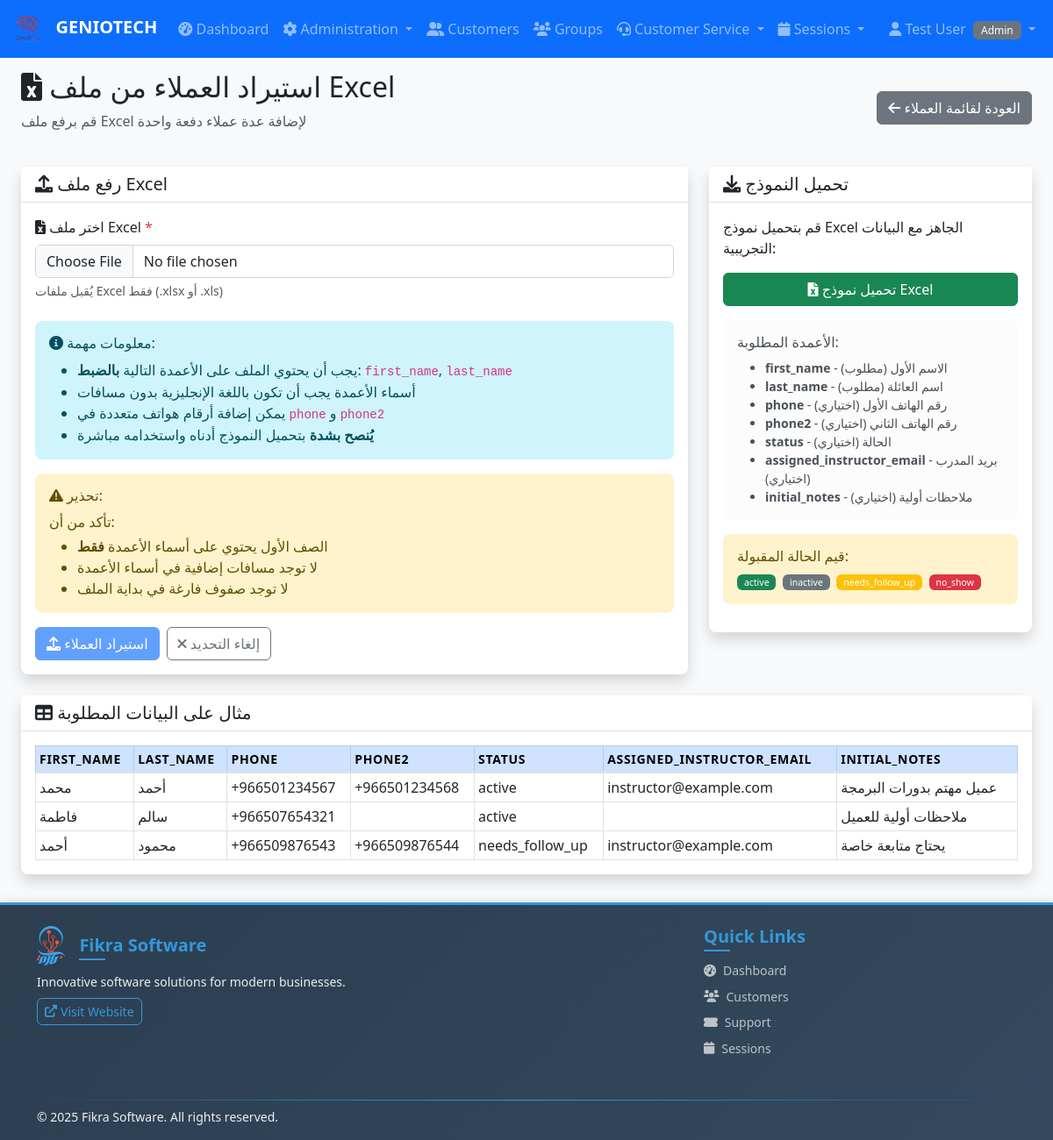
Page /customers/import (signed in) on the committed database.
### app.py (models this page shows)
class User(UserMixin, db.Model):
    id = db.Column(db.Integer, primary_key=True)
    username = db.Column(db.String(80), unique=True, nullable=False)
    email = db.Column(db.String(120), unique=True, nullable=False)
    password_hash = db.Column(db.String(120), nullable=False)
    role = db.Column(db.String(20), nullable=False)  # admin, instructor, customer_service
    first_name = db.Column(db.String(50), nullable=False)
    last_name = db.Column(db.String(50), nullable=False)
    created_at = db.Column(db.DateTime, default=datetime.utcnow)
    is_active = db.Column(db.Boolean, default=True)

### app.py (the view, shortened to what this page needs)
@app.route('/customers/import', methods=['GET', 'POST'])
@login_required
def import_customers():
    if request.method == 'GET':
        return render_template('import_customers.html')

### templates/import_customers.html (shortened to what this page needs)
{% extends "base.html" %}
{% block content %}
<div class="container-fluid">
    <div class="row">
        <div class="col-12">
            <div class="d-flex justify-content-between align-items-center mb-4">
                <div>
                    <h2><i class="fas fa-file-excel"></i> استيراد العملاء من ملف Excel</h2>
                    <p class="text-muted">قم برفع ملف Excel لإضافة عدة عملاء دفعة واحدة</p>
                </div>
                <div>
                    <a href="{{ url_for('customers') }}" class="btn btn-secondary">
                        <i class="fas fa-arrow-left"></i> العودة لقائمة العملاء
                    </a>
                </div>
            </div>
        </div>
    </div>
    <div class="row">
        <div class="col-md-8">
            <div class="card shadow">
                <div class="card-header">
                    <h5 class="card-title mb-0">
                        <i class="fas fa-upload"></i> رفع ملف Excel
                    </h5>
                </div>
                <div class="card-body">
                    <form action="{{ url_for('import_customers') }}" method="POST" enctype="multipart/form-data"
                        id="importForm">
                        <div class="mb-4">
                            <label for="excel_file" class="form-label">
                                <i class="fas fa-file-excel"></i> اختر ملف Excel <span class="text-danger">*</span>
                            </label>
                            <input type="file" class="form-control" id="excel_file" name="excel_file"
                                accept=".xlsx,.xls" required>
                            <div class="form-text">
                                يُقبل ملفات Excel فقط (.xlsx أو .xls)
                            </div>
                        </div>
                        <div class="alert alert-info">
                            <h6><i class="fas fa-info-circle"></i> معلومات مهمة:</h6>
                            <ul class="mb-0">
                                <li>يجب أن يحتوي الملف على الأعمدة التالية <strong>بالضبط</strong>:
                                    <code>first_name</code>, <code>last_name</code>
                                </li>
                                <li>أسماء الأعمدة يجب أن تكون باللغة الإنجليزية بدون مسافات</li>
                                <li>يمكن إضافة أرقام هواتف متعددة في <code>phone</code> و <code>phone2</code></li>
                                <li><strong>يُنصح بشدة</strong> بتحميل النموذج أدناه واستخدامه مباشرة</li>
                            </ul>
                        </div>
                        <div class="alert alert-warning">
                            <h6><i class="fas fa-exclamation-triangle"></i> تحذير:</h6>
                            <p class="mb-1">تأكد من أن:</p>
                            <ul class="mb-0">
                                <li>الصف الأول يحتوي على أسماء الأعمدة <strong>فقط</strong></li>
                                <li>لا توجد مسافات إضافية في أسماء الأعمدة</li>
                                <li>لا توجد صفوف فارغة في بداية الملف</li>
                            </ul>
                        </div>
                        <div class="d-grid gap-2 d-md-flex">
                            <button type="submit" class="btn btn-primary" id="submitBtn">
                            </button>
                            <button type="button" class="btn btn-outline-secondary"
                                onclick="document.getElementById('excel_file').value=''; updateFileName();">
                                <i class="fas fa-times"></i> إلغاء التحديد
                            </button>
                        </div>
                    </form>
                </div>
            </div>
        </div>
        <div class="col-md-4">
            <div class="card shadow">
                <div class="card-header">
                    <h5 class="card-title mb-0">
                        <i class="fas fa-download"></i> تحميل النموذج
                    </h5>
                </div>
                <div class="card-body">
                    <p>قم بتحميل نموذج Excel الجاهز مع البيانات التجريبية:</p>
                    <a href="{{ url_for('download_customer_template') }}" class="btn btn-success btn-block mb-3 w-100">
                        <i class="fas fa-file-excel"></i> تحميل نموذج Excel
                    </a>
                    <div class="alert alert-light">
                        <h6>الأعمدة المطلوبة:</h6>
                        <ul class="small mb-0">
                            <li><strong>first_name</strong> - الاسم الأول (مطلوب)</li>
                            <li><strong>last_name</strong> - اسم العائلة (مطلوب)</li>
                            <li><strong>phone</strong> - رقم الهاتف الأول (اختياري)</li>
                            <li><strong>phone2</strong> - رقم الهاتف الثاني (اختياري)</li>
                            <li><strong>status</strong> - الحالة (اختياري)</li>
                            <li><strong>assigned_instructor_email</strong> - بريد المدرب (اختياري)</li>
                            <li><strong>initial_notes</strong> - ملاحظات أولية (اختياري)</li>
                        </ul>
                    </div>
                    <div class="alert alert-warning mt-3">
                        <h6>قيم الحالة المقبولة:</h6>
                        <div class="small">
                            <span class="badge bg-success me-1">active</span>
                            <span class="badge bg-secondary me-1">inactive</span>
                            <span class="badge bg-warning me-1">needs_follow_up</span>
                            <span class="badge bg-danger">no_show</span>
                        </div>
                    </div>
                </div>
            </div>
        </div>
    </div>
    <div class="row mt-4">
        <div class="col-12">
            <div class="card shadow">
                <div class="card-header">
                    <h5 class="card-title mb-0">
                        <i class="fas fa-table"></i> مثال على البيانات المطلوبة
                    </h5>
                </div>
                <div class="card-body">
                    <div class="table-responsive">
                        <table class="table table-bordered table-sm">
                            <thead class="table-primary">
                                <tr>
                                    <th>first_name</th>
                                    <th>last_name</th>
                                    <th>phone</th>
                                    <th>phone2</th>
                                    <th>status</th>
                                    <th>assigned_instructor_email</th>
                                    <th>initial_notes</th>
                                </tr>
                            </thead>
                            <tbody>
                                <tr>
                                    <td>محمد</td>
                                    <td>أحمد</td>
                                    <td>+966501234567</td>
                                    <td>+966501234568</td>
                                    <td>active</td>
                                    <td>instructor@example.com</td>
                                    <td>عميل مهتم بدورات البرمجة</td>
                                </tr>
                                <tr>
                                    <td>فاطمة</td>
                                    <td>سالم</td>
                                    <td>+966507654321</td>
                                    <td></td>
                                    <td>active</td>
                                    <td></td>
                                    <td>ملاحظات أولية للعميل</td>
                                </tr>
                                <tr>
                                    <td>أحمد</td>
                                    <td>محمود</td>
                                    <td>+966509876543</td>
                                    <td>+966509876544</td>
                                    <td>needs_follow_up</td>
                                    <td>instructor@example.com</td>
                                    <td>يحتاج متابعة خاصة</td>
                                </tr>
                            </tbody>
                        </table>
                    </div>
                </div>
            </div>
        </div>
    </div>
</div>
{% endblock %}

### templates/base.html (shortened to what this page needs)
<!DOCTYPE html>
<html lang="en">
<head>
    <link href="https://cdn.jsdelivr.net/npm/bootstrap@5.3.0/dist/css/bootstrap.min.css" rel="stylesheet">
    <link href="https://cdnjs.cloudflare.com/ajax/libs/font-awesome/6.0.0/css/all.min.css" rel="stylesheet">
    <link href="{{ url_for('static', filename='css/style.css') }}" rel="stylesheet">
</head>
<body>
    {% if current_user.is_authenticated %}
    <nav class="navbar navbar-expand-lg navbar-dark bg-primary">
        <div class="container-fluid">
            <a class="navbar-brand" href="{{ url_for('dashboard') }}">
                <img src="{{ url_for('static', filename='images/GENIOTECH.png') }}" alt="GENIO TECH" height="40"
                    class="me-2">
                GENIOTECH
            </a>
            <div class="collapse navbar-collapse" id="navbarNav">
                <ul class="navbar-nav me-auto">
                    <li class="nav-item">
                        <a class="nav-link" href="{{ url_for('dashboard') }}">
                            <i class="fas fa-tachometer-alt"></i> Dashboard
                        </a>
                    </li>
                    {% if current_user.role == 'admin' %}
                    <li class="nav-item dropdown">
                        <a class="nav-link dropdown-toggle" href="#" role="button" data-bs-toggle="dropdown">
                            <i class="fas fa-cog"></i> Administration
                        </a>
                    </li>
                    {% endif %}
                    {% if current_user.role != 'instructor' %}
                    <li class="nav-item">
                        <a class="nav-link" href="{{ url_for('customers') }}">
                            <i class="fas fa-user-friends"></i> Customers
                        </a>
                    </li>
                    {% endif %}
                    <li class="nav-item">
                        <a class="nav-link" href="{{ url_for('groups') }}">
                            <i class="fas fa-users"></i> Groups
                        </a>
                    </li>
                    {% if current_user.role in ['customer_service', 'admin'] %}
                    <li class="nav-item dropdown">
                        <a class="nav-link dropdown-toggle" href="#" role="button" data-bs-toggle="dropdown">
                            <i class="fas fa-headset"></i> Customer Service
                        </a>
                    </li>
                    {% endif %}
                    {% if current_user.role in ['instructor', 'admin'] %}
                    <li class="nav-item dropdown">
                        <a class="nav-link dropdown-toggle" href="#" role="button" data-bs-toggle="dropdown">
                            <i class="fas fa-calendar"></i> Sessions
                        </a>
                    </li>
                    {% endif %}
                </ul>
                <ul class="navbar-nav">
                    <li class="nav-item dropdown">
                        <a class="nav-link dropdown-toggle" href="#" role="button" data-bs-toggle="dropdown">
                            <i class="fas fa-user"></i> {{ current_user.first_name }} {{ current_user.last_name }}
                            <span class="badge bg-secondary ms-1">{{ current_user.role.title() }}</span>
                        </a>
                    </li>
                </ul>
            </div>
        </div>
    </nav>
    {% endif %}
    <main class="{% if current_user.is_authenticated %}container-fluid mt-4{% endif %}">
        {% block content %}{% endblock %}
    </main>
    <footer class="footer">
        <div class="container">
            <div class="row justify-content-between">
                <div class="col-lg-6 col-md-6 mb-3">
                    <div class="d-flex align-items-center mb-2">
                        <h5 class="mb-0">Fikra Software</h5>
                    </div>
                    <p class="mb-2">Innovative software solutions for modern businesses.</p>
                    <a href="https://fikra.solutions/" target="_blank" class="btn btn-outline-primary btn-sm">
                        <i class="fas fa-external-link-alt me-1"></i> Visit Website
                    </a>
                </div>
                <div class="col-lg-4 col-md-6 mb-3">
                    <h5>Quick Links</h5>
                    <ul class="list-unstyled">
                        <li class="mb-2"><a
                                href="{{ url_for('dashboard') if current_user.is_authenticated else url_for('login') }}"><i
                                    class="fas fa-tachometer-alt me-2"></i>Dashboard</a></li>
                        {% if not current_user.is_authenticated or current_user.role != 'instructor' %}
                        <li class="mb-2"><a
                                href="{{ url_for('customers') if current_user.is_authenticated else '#' }}"><i
                                    class="fas fa-users me-2"></i>Customers</a></li>
                        {% endif %}
                        <li class="mb-2"><a href="{{ url_for('tickets') if current_user.is_authenticated else '#' }}"><i
                                    class="fas fa-ticket-alt me-2"></i>Support</a></li>
                        <li class="mb-2"><a
                                href="{{ url_for('sessions') if current_user.is_authenticated else '#' }}"><i
                                    class="fas fa-calendar me-2"></i>Sessions</a></li>
                    </ul>
                </div>
            </div>
            <div class="footer-divider"></div>
            <div class="row align-items-center">
                <div class="col-md-8">
                    <p class="mb-0">© <span id="current-year"></span> Fikra Software. All rights reserved.</p>
                </div>
            </div>
        </div>
    </footer>
</body>
</html>

### rows in the picture
User: first_name "Test", last_name "User", role "Admin"
